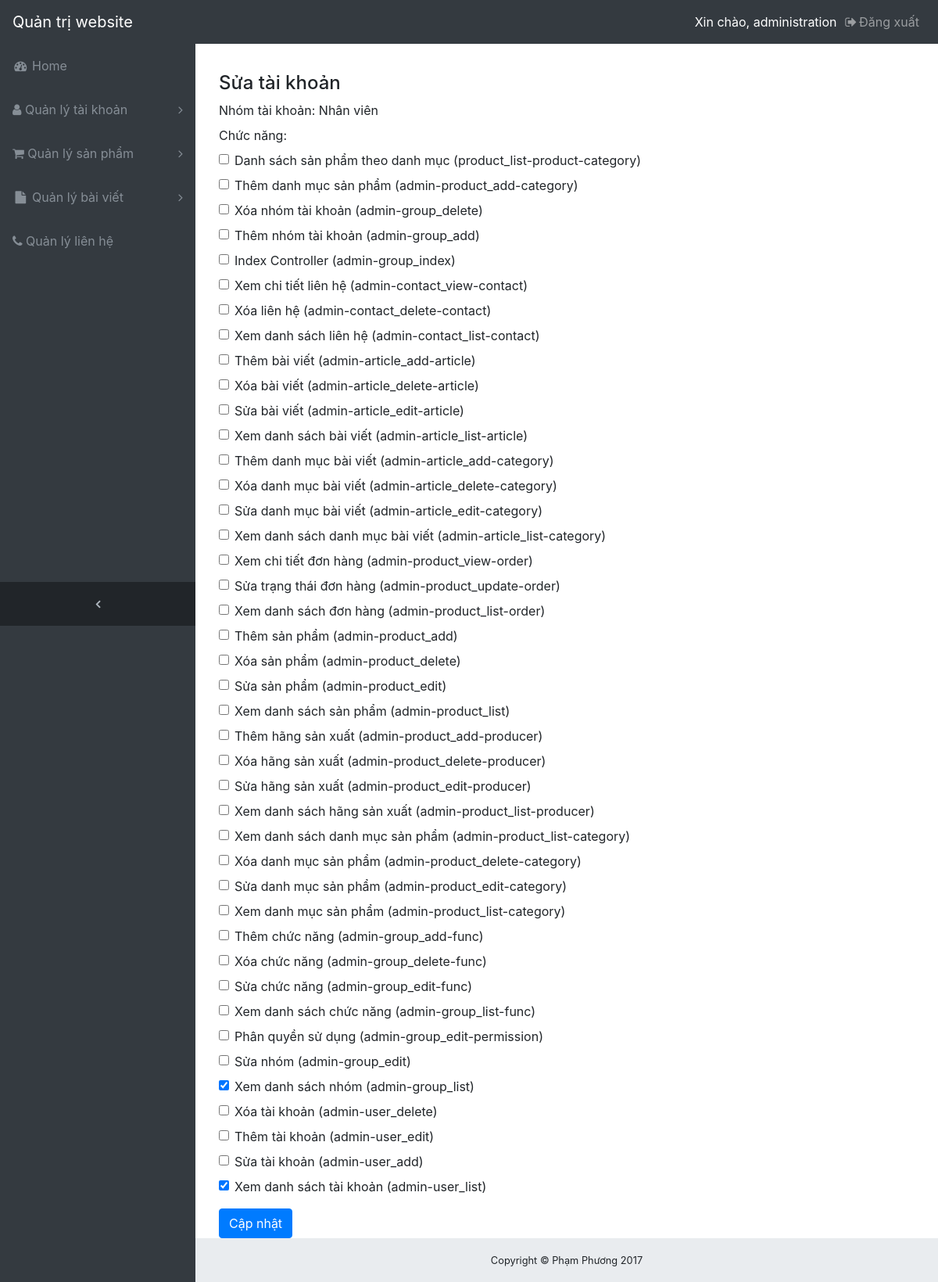
Page /index.php?controller=admin-group&action=edit-permission&id=2 (signed in) on the committed database.
### tables this page shows
CREATE TABLE `nhomtaikhoan` (
  `id` int(11) NOT NULL,
  `ten_nhom` varchar(100) DEFAULT NULL
);

CREATE TABLE `chucnang` (
  `id` int(11) NOT NULL,
  `ten_chuc_nang` varchar(255) NOT NULL,
  `link` varchar(255) NOT NULL
);

### Controller/AdminGroupController.php (called while the page is built, shortened)
<?php
require_once app_path . '/Model/AdminGroupModel.php';
function editPermissionAction()
{
    $dataView = null;
    $id       = $_GET['id'];
    $row_info = SelectOneGroup($id);
    if (is_array($row_info)) {
        $dataView['info'] = $row_info;
    } else {
        $dataView['msg'][] = $row_info;
    }
    $list_func = SelectAllFunc();
    if (is_array($list_func)) {
        $dataView['list_func'] = $list_func;
    } else {
        $dataView['msg'][] = $list_func;
    }
    $list_pms = SelectEnabledPermission($id);
    if (is_array($list_pms)) {
        $dataView['list_pms'] = $list_pms;
    } else {
        $dataView['msg'][] = $list_pms;
    }
    renderView($dataView);
}

### Model/AdminGroupModel.php (called while the page is built, shortened)
<?php
function SelectAllFunc()
{
    $sql = "SELECT * FROM chucnang ORDER BY id DESC ";
    $res = mysqli_query($GLOBALS['conn'], $sql);
    $return_data = array();
    while ($row = mysqli_fetch_assoc($res)) {
        $return_data[] = $row;
    }
    return $return_data;
}
function SelectEnabledPermission($id_group)
{
    $sql = "SELECT * FROM quyen WHERE id_nhom_tai_khoan = $id_group AND trang_thai = 1 ";
    $res = mysqli_query($GLOBALS['conn'], $sql);
    $return_data = array();
    while ($row = mysqli_fetch_assoc($res)) {
        $return_data[] = $row;
    }
    return $return_data;
}
function SelectOneGroup($id)
{
    $sql = "SELECT * FROM nhomtaikhoan WHERE id = $id";
    $res = mysqli_query($GLOBALS['conn'], $sql);
    if (mysqli_num_rows($res) == 1) {
        $row = mysqli_fetch_assoc($res);
        return $row;
    } else {
        return 'Không tồn tại nhóm có ID là ' . $id;
    }
}

### View/admin-group/edit-permission.phtml (the view, shortened to what this page needs)
<div class="container-fluid">
    <h4 class="margin-top-20">Sửa tài khoản</h4>
        <form action="" method="post">
            <div class="form-group">
                <label for="text">Nhóm tài khoản: <?php echo $data['info']['ten_nhom']; ?></label><br>
                <label for="text">Chức năng:</label><br>
                <?php
                foreach ($data['list_func'] as $row){
                    $id_chuc_nang = $row['id'];
                    $ten = $row['ten_chuc_nang'];
                    $link = $row['link'];
                    $check = '';
                    foreach ($data['list_pms'] as $pms){
                        if($pms['id_chuc_nang'] ==$id_chuc_nang )
                        {
                            $check = ' checked ';
                            break;
                        }
                    }
                    echo "<div class=\"form-check\"><label class=\"form-check-label\"><input $check class=\"form-check-input\" type='checkbox' name='cn_$id_chuc_nang'> $ten ($link) <br></label></div>";
                }
                ?>
            </div>
            <input type="submit" value="Cập nhật" name="btnSave" class="btn btn-primary">
        </form>
    </div>

### public/backend/css/style.css (style rules this page uses)
.margin-top-20 { margin-top: 20px; }
body { margin: 0px; padding: 0px; }

### public/backend/css/sb-admin.css (style rules this page uses)
html { position: relative; min-height: 100%; }
body { overflow-x: hidden; }
body.sticky-footer { margin-bottom: 56px; }
body.fixed-nav { padding-top: 56px; }

### rows in the picture
nhomtaikhoan: ten_nhom "Nhân viên"
chucnang: ten_chuc_nang "Danh sách sản phẩm theo danh mục", link "product_list-product-category"
chucnang: ten_chuc_nang "Thêm danh mục sản phẩm", link "admin-product_add-category"
chucnang: ten_chuc_nang "Xóa nhóm tài khoản", link "admin-group_delete"
chucnang: ten_chuc_nang "Thêm nhóm tài khoản", link "admin-group_add"
chucnang: ten_chuc_nang "Index Controller", link "admin-group_index"
chucnang: ten_chuc_nang "Xem chi tiết liên hệ", link "admin-contact_view-contact"
chucnang: ten_chuc_nang "Xóa liên hệ", link "admin-contact_delete-contact"
chucnang: ten_chuc_nang "Xem danh sách liên hệ", link "admin-contact_list-contact"
chucnang: ten_chuc_nang "Thêm bài viết", link "admin-article_add-article"
chucnang: ten_chuc_nang "Xóa bài viết", link "admin-article_delete-article"
chucnang: ten_chuc_nang "Sửa bài viết", link "admin-article_edit-article"
chucnang: ten_chuc_nang "Xem danh sách bài viết", link "admin-article_list-article"
chucnang: ten_chuc_nang "Thêm danh mục bài viết", link "admin-article_add-category"
chucnang: ten_chuc_nang "Xóa danh mục bài viết", link "admin-article_delete-category"
chucnang: ten_chuc_nang "Sửa danh mục bài viết", link "admin-article_edit-category"
chucnang: ten_chuc_nang "Xem danh sách danh mục bài viết", link "admin-article_list-category"
chucnang: ten_chuc_nang "Xem chi tiết đơn hàng", link "admin-product_view-order"
chucnang: ten_chuc_nang "Sửa trạng thái đơn hàng", link "admin-product_update-order"
chucnang: ten_chuc_nang "Xem danh sách đơn hàng", link "admin-product_list-order"
chucnang: ten_chuc_nang "Thêm sản phẩm", link "admin-product_add"
chucnang: ten_chuc_nang "Xóa sản phẩm", link "admin-product_delete"
chucnang: ten_chuc_nang "Sửa sản phẩm", link "admin-product_edit"
chucnang: ten_chuc_nang "Xem danh sách sản phẩm", link "admin-product_list"
chucnang: ten_chuc_nang "Thêm hãng sản xuất", link "admin-product_add-producer"
chucnang: ten_chuc_nang "Xóa hãng sản xuất", link "admin-product_delete-producer"
chucnang: ten_chuc_nang "Sửa hãng sản xuất", link "admin-product_edit-producer"
chucnang: ten_chuc_nang "Xem danh sách hãng sản xuất", link "admin-product_list-producer"
chucnang: ten_chuc_nang "Xem danh sách danh mục sản phẩm", link "admin-product_list-category"
chucnang: ten_chuc_nang "Xóa danh mục sản phẩm", link "admin-product_delete-category"
chucnang: ten_chuc_nang "Sửa danh mục sản phẩm", link "admin-product_edit-category"
chucnang: ten_chuc_nang "Xem danh mục sản phẩm", link "admin-product_list-category"
chucnang: ten_chuc_nang "Thêm chức năng", link "admin-group_add-func"
chucnang: ten_chuc_nang "Xóa chức năng", link "admin-group_delete-func"
chucnang: ten_chuc_nang "Sửa chức năng", link "admin-group_edit-func"
chucnang: ten_chuc_nang "Xem danh sách chức năng", link "admin-group_list-func"
chucnang: ten_chuc_nang "Phân quyền sử dụng", link "admin-group_edit-permission"
chucnang: ten_chuc_nang "Sửa nhóm", link "admin-group_edit"
chucnang: ten_chuc_nang "Xem danh sách nhóm", link "admin-group_list"
chucnang: ten_chuc_nang "Xóa tài khoản", link "admin-user_delete"
chucnang: ten_chuc_nang "Thêm tài khoản", link "admin-user_edit"
chucnang: ten_chuc_nang "Sửa tài khoản", link "admin-user_add"
chucnang: ten_chuc_nang "Xem danh sách tài khoản", link "admin-user_list"
